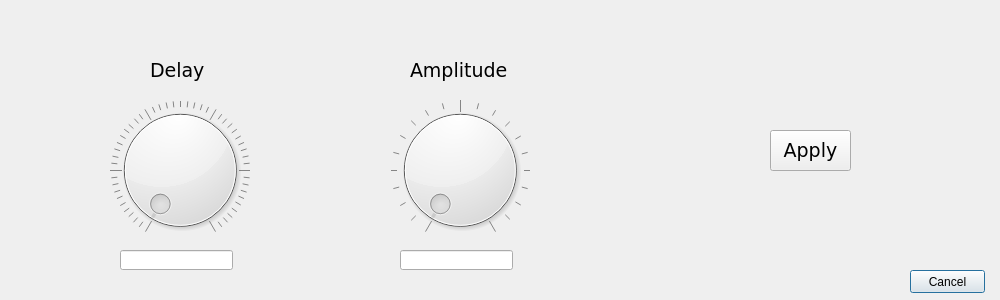
<?xml version="1.0" encoding="UTF-8"?>
<ui version="4.0">
 <class>CMBDialog</class>
 <widget class="QDialog" name="CMBDialog">
  <property name="geometry">
   <rect>
    <x>0</x>
    <y>0</y>
    <width>1000</width>
    <height>300</height>
   </rect>
  </property>
  <property name="windowTitle">
   <string>Dialog</string>
  </property>
  <widget class="QLabel" name="label">
   <property name="geometry">
    <rect>
     <x>150</x>
     <y>60</y>
     <width>61</width>
     <height>21</height>
    </rect>
   </property>
   <property name="font">
    <font>
     <family>Verdana</family>
     <pointsize>14</pointsize>
    </font>
   </property>
   <property name="text">
    <string>Delay</string>
   </property>
  </widget>
  <widget class="QLabel" name="label_2">
   <property name="geometry">
    <rect>
     <x>410</x>
     <y>60</y>
     <width>111</width>
     <height>21</height>
    </rect>
   </property>
   <property name="font">
    <font>
     <family>Verdana</family>
     <pointsize>14</pointsize>
    </font>
   </property>
   <property name="text">
    <string>Amplitude</string>
   </property>
  </widget>
  <widget class="QDial" name="dial">
   <property name="geometry">
    <rect>
     <x>110</x>
     <y>100</y>
     <width>140</width>
     <height>140</height>
    </rect>
   </property>
   <property name="maximum">
    <number>50</number>
   </property>
   <property name="notchesVisible">
    <bool>true</bool>
   </property>
  </widget>
  <widget class="QDial" name="dial_2">
   <property name="geometry">
    <rect>
     <x>390</x>
     <y>100</y>
     <width>140</width>
     <height>140</height>
    </rect>
   </property>
   <property name="maximum">
    <number>20</number>
   </property>
   <property name="notchesVisible">
    <bool>true</bool>
   </property>
  </widget>
  <widget class="QPushButton" name="pushButton_2">
   <property name="geometry">
    <rect>
     <x>910</x>
     <y>270</y>
     <width>75</width>
     <height>23</height>
    </rect>
   </property>
   <property name="text">
    <string>Cancel</string>
   </property>
  </widget>
  <widget class="QPushButton" name="pushButton">
   <property name="geometry">
    <rect>
     <x>770</x>
     <y>130</y>
     <width>81</width>
     <height>41</height>
    </rect>
   </property>
   <property name="font">
    <font>
     <family>Verdana</family>
     <pointsize>14</pointsize>
    </font>
   </property>
   <property name="text">
    <string>Apply</string>
   </property>
  </widget>
  <widget class="QLineEdit" name="lineEdit">
   <property name="geometry">
    <rect>
     <x>120</x>
     <y>250</y>
     <width>113</width>
     <height>20</height>
    </rect>
   </property>
  </widget>
  <widget class="QLineEdit" name="lineEdit_2">
   <property name="geometry">
    <rect>
     <x>400</x>
     <y>250</y>
     <width>113</width>
     <height>20</height>
    </rect>
   </property>
  </widget>
 </widget>
 <resources/>
 <connections/>
</ui>
